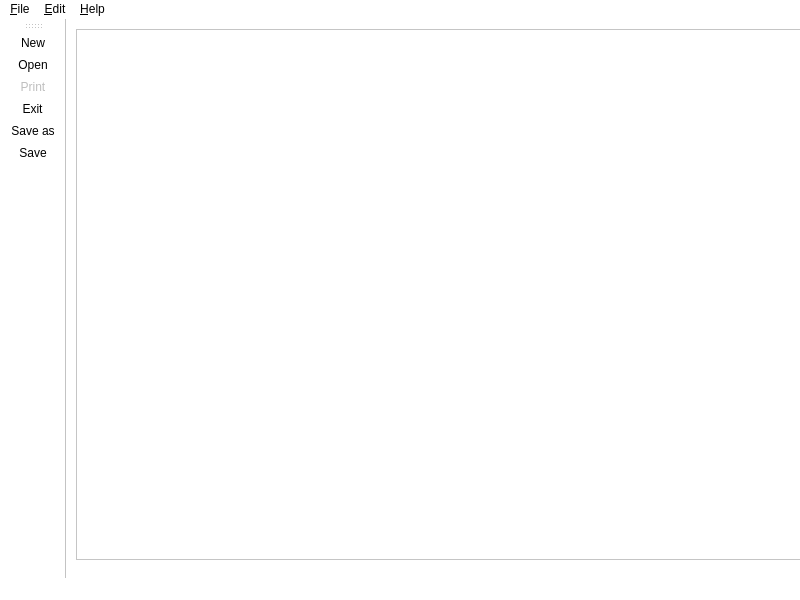
<?xml version="1.0" encoding="UTF-8"?>
<ui version="4.0">
 <class>Note_Window</class>
 <widget class="QMainWindow" name="Note_Window">
  <property name="geometry">
   <rect>
    <x>0</x>
    <y>0</y>
    <width>800</width>
    <height>600</height>
   </rect>
  </property>
  <property name="windowTitle">
   <string>Note_Window</string>
  </property>
  <property name="styleSheet">
   <string notr="true">background-color: rgb(255, 255, 255)</string>
  </property>
  <widget class="QWidget" name="centralwidget">
   <widget class="QWidget" name="verticalLayoutWidget">
    <property name="geometry">
     <rect>
      <x>10</x>
      <y>10</y>
      <width>771</width>
      <height>531</height>
     </rect>
    </property>
    <layout class="QVBoxLayout" name="verticalLayout">
     <item>
      <widget class="QTextEdit" name="my_text_space"/>
     </item>
    </layout>
   </widget>
  </widget>
  <widget class="QMenuBar" name="menubar">
   <property name="geometry">
    <rect>
     <x>0</x>
     <y>0</y>
     <width>800</width>
     <height>25</height>
    </rect>
   </property>
   <widget class="QMenu" name="menuFile">
    <property name="title">
     <string>&amp;File</string>
    </property>
    <addaction name="actionNew"/>
    <addaction name="actionOpen"/>
    <addaction name="actionSave_as"/>
    <addaction name="actionSave"/>
    <addaction name="actionExit"/>
    <addaction name="actionPrint"/>
   </widget>
   <widget class="QMenu" name="menuEdit">
    <property name="title">
     <string>&amp;Edit</string>
    </property>
    <addaction name="actionCopy"/>
    <addaction name="actionPaste"/>
    <addaction name="actionCut"/>
    <addaction name="actionUndo"/>
    <addaction name="actionRedo"/>
   </widget>
   <widget class="QMenu" name="menuAbout">
    <property name="title">
     <string>&amp;Help</string>
    </property>
    <addaction name="actioncertificate"/>
   </widget>
   <addaction name="menuFile"/>
   <addaction name="menuEdit"/>
   <addaction name="menuAbout"/>
  </widget>
  <widget class="QStatusBar" name="statusbar"/>
  <widget class="QToolBar" name="toolBar">
   <property name="windowTitle">
    <string>toolBar</string>
   </property>
   <attribute name="toolBarArea">
    <enum>LeftToolBarArea</enum>
   </attribute>
   <attribute name="toolBarBreak">
    <bool>false</bool>
   </attribute>
   <addaction name="actionNew"/>
   <addaction name="actionOpen"/>
   <addaction name="actionPrint"/>
   <addaction name="actionExit"/>
   <addaction name="actionSave_as"/>
   <addaction name="actionSave"/>
  </widget>
  <action name="actionNew">
   <property name="checkable">
    <bool>true</bool>
   </property>
   <property name="icon">
    <iconset theme="black">
     <normaloff>:/new/imgs/else.png</normaloff>:/new/imgs/else.png</iconset>
   </property>
   <property name="text">
    <string>New</string>
   </property>
   <property name="font">
    <font/>
   </property>
   <property name="shortcut">
    <string>Ctrl+D</string>
   </property>
   <property name="shortcutContext">
    <enum>Qt::WidgetWithChildrenShortcut</enum>
   </property>
   <property name="autoRepeat">
    <bool>true</bool>
   </property>
   <property name="visible">
    <bool>true</bool>
   </property>
   <property name="menuRole">
    <enum>QAction::TextHeuristicRole</enum>
   </property>
   <property name="shortcutVisibleInContextMenu">
    <bool>true</bool>
   </property>
   <property name="priority">
    <enum>QAction::NormalPriority</enum>
   </property>
  </action>
  <action name="actionOpen">
   <property name="icon">
    <iconset>
     <normaloff>:/new/imgs/folder.png</normaloff>:/new/imgs/folder.png</iconset>
   </property>
   <property name="text">
    <string>Open</string>
   </property>
   <property name="shortcut">
    <string>Ctrl+O</string>
   </property>
   <property name="shortcutContext">
    <enum>Qt::WidgetWithChildrenShortcut</enum>
   </property>
  </action>
  <action name="actionSave_as">
   <property name="icon">
    <iconset>
     <normaloff>:/new/imgs/few_folders.png</normaloff>:/new/imgs/few_folders.png</iconset>
   </property>
   <property name="text">
    <string>Save as</string>
   </property>
   <property name="shortcut">
    <string>Ctrl+B</string>
   </property>
   <property name="shortcutContext">
    <enum>Qt::WidgetWithChildrenShortcut</enum>
   </property>
  </action>
  <action name="actionPrint">
   <property name="enabled">
    <bool>false</bool>
   </property>
   <property name="icon">
    <iconset>
     <normaloff>:/new/imgs/104683.png</normaloff>:/new/imgs/104683.png</iconset>
   </property>
   <property name="text">
    <string>Print</string>
   </property>
   <property name="shortcut">
    <string>Ctrl+E</string>
   </property>
  </action>
  <action name="actionExit">
   <property name="icon">
    <iconset>
     <normaloff>:/new/imgs/cross.png</normaloff>:/new/imgs/cross.png</iconset>
   </property>
   <property name="text">
    <string>Exit</string>
   </property>
   <property name="shortcut">
    <string>Ctrl+W</string>
   </property>
  </action>
  <action name="actionCopy">
   <property name="text">
    <string>Copy</string>
   </property>
   <property name="shortcut">
    <string>Ctrl+C</string>
   </property>
  </action>
  <action name="actionPaste">
   <property name="text">
    <string>Paste</string>
   </property>
   <property name="shortcut">
    <string>Ctrl+V</string>
   </property>
  </action>
  <action name="actionCut">
   <property name="text">
    <string>Cut</string>
   </property>
   <property name="shortcut">
    <string>Ctrl+G</string>
   </property>
  </action>
  <action name="actionUndo">
   <property name="text">
    <string>Undo</string>
   </property>
   <property name="shortcut">
    <string>Ctrl+F</string>
   </property>
  </action>
  <action name="actionRedo">
   <property name="text">
    <string>Redo</string>
   </property>
   <property name="shortcut">
    <string>Ctrl+J</string>
   </property>
  </action>
  <action name="actioncertificate">
   <property name="text">
    <string>About program</string>
   </property>
  </action>
  <action name="actionSave">
   <property name="icon">
    <iconset>
     <normaloff>:/new/imgs/62124.png</normaloff>:/new/imgs/62124.png</iconset>
   </property>
   <property name="text">
    <string>Save</string>
   </property>
   <property name="shortcut">
    <string>Ctrl+S</string>
   </property>
   <property name="shortcutContext">
    <enum>Qt::WidgetWithChildrenShortcut</enum>
   </property>
  </action>
 </widget>
 <resources/>
 <connections/>
</ui>
